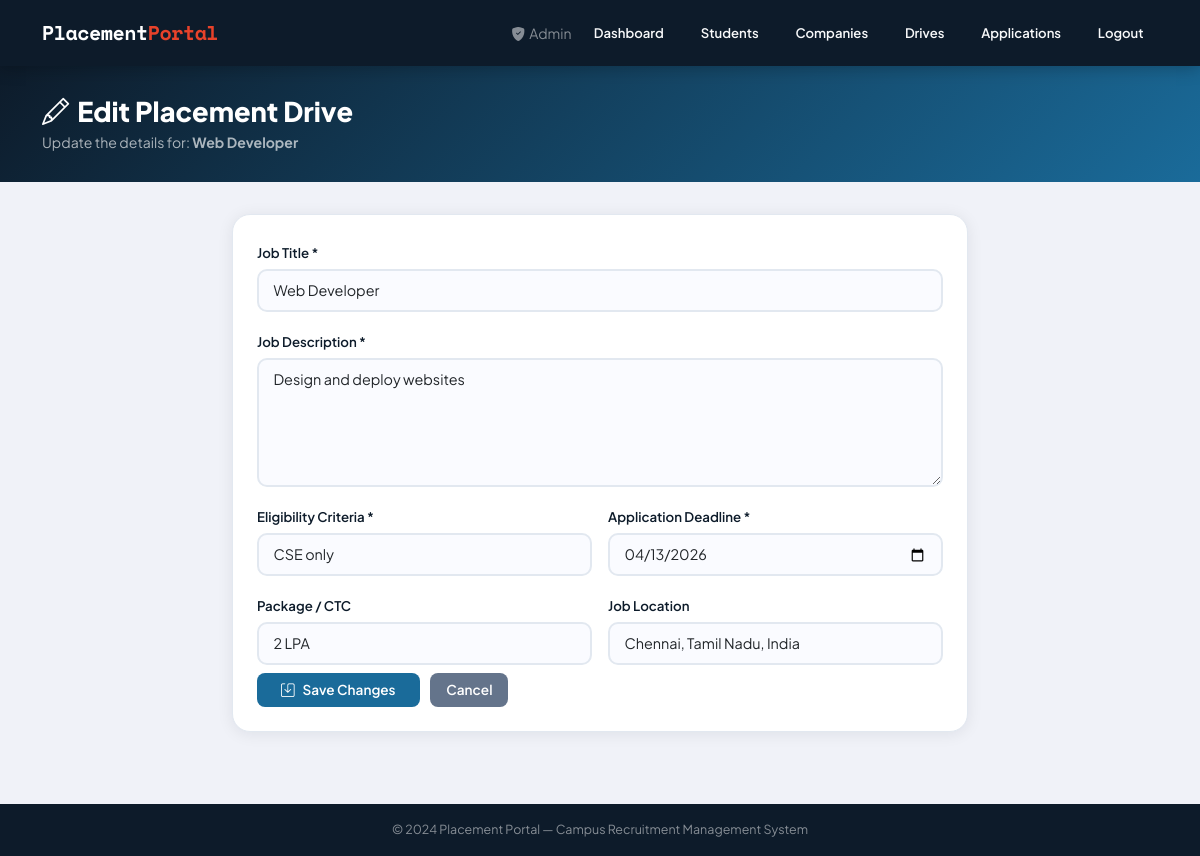
The app's page /company/edit_drive/1 (signed in) with its own data.
### models.py (models this page shows)
class Drive(db.Model):
    id = db.Column(db.Integer, primary_key=True)
    company_id = db.Column(db.Integer, db.ForeignKey('company.id'))
    job_title = db.Column(db.String(100))
    description = db.Column(db.String(1000))
    eligibility = db.Column(db.String(200))
    deadline = db.Column(db.String(50))
    package = db.Column(db.String(50), nullable=True)
    location = db.Column(db.String(100), nullable=True)
    approved = db.Column(db.Boolean, default=False)
    closed = db.Column(db.Boolean, default=False)
    created_at = db.Column(db.DateTime, default=datetime.utcnow)
    company = db.relationship('Company', backref='drives')

### company.py (the view, shortened to what this page needs)
@company_bp.route("/edit_drive/<int:drive_id>", methods=["GET", "POST"])
def edit_drive(drive_id):
    if company_required():
        return redirect("/")
    drive = Drive.query.get_or_404(drive_id)
    if drive.company_id != session["company"]:
        return redirect("/company/dashboard")
    return render_template("company/edit_drive.html", drive=drive)

### company.py (called while the page is built)
def company_required():
    return "company" not in session

### templates/company/edit_drive.html (shortened to what this page needs)
{% extends "base.html" %}
{% block content %}
<div class="page-header">
  <div class="container">
    <h1><i class="bi bi-pencil me-2"></i>Edit Placement Drive</h1>
    <p>Update the details for: <strong>{{ drive.job_title }}</strong></p>
  </div>
</div>
<div class="container pb-4">
  <div class="row justify-content-center">
    <div class="col-lg-8">
      <div class="card p-4">
        <form method="POST" action="/company/edit_drive/{{ drive.id }}">
          <div class="row g-3">
            <div class="col-12">
              <label class="form-label">Job Title *</label>
              <input type="text" name="job_title" class="form-control" required value="{{ drive.job_title }}">
            </div>
            <div class="col-12">
              <label class="form-label">Job Description *</label>
              <textarea name="description" class="form-control" rows="5" required>{{ drive.description }}</textarea>
            </div>
            <div class="col-md-6">
              <label class="form-label">Eligibility Criteria *</label>
              <input type="text" name="eligibility" class="form-control" required value="{{ drive.eligibility }}">
            </div>
            <div class="col-md-6">
              <label class="form-label">Application Deadline *</label>
              <input type="date" name="deadline" class="form-control" required value="{{ drive.deadline }}">
            </div>
            <div class="col-md-6">
              <label class="form-label">Package / CTC</label>
              <input type="text" name="package" class="form-control" value="{{ drive.package or '' }}">
            </div>
            <div class="col-md-6">
              <label class="form-label">Job Location</label>
              <input type="text" name="location" class="form-control" value="{{ drive.location or '' }}">
            </div>
            <div class="col-12 mt-2">
              <button type="submit" class="btn btn-primary px-4">
                <i class="bi bi-save me-2"></i>Save Changes
              </button>
              <a href="/company/dashboard" class="btn btn-secondary ms-2">Cancel</a>
            </div>
          </div>
        </form>
      </div>
    </div>
  </div>
</div>
{% endblock %}

### static/css/style.css (style rules this page uses)
:root { --primary: #0d1b2a; --secondary: #1b2838; --accent: #1a6b9a; --highlight: #e8422a; --success: #1db954; --warning: #f5a623; --danger: #c0392b; --info: #2980b9; --light-bg: #f0f2f8; --card-bg: #ffffff; --text-main: #0d1b2a; --text-muted: #64748b; --border: #e2e8f0; --shadow: 0 2px 16px rgba(13,27,42,0.08); --shadow-lg: 0 8px 32px rgba(13,27,42,0.15); --radius: 12px; --radius-lg: 18px; }
*, *::before, *::after { box-sizing: border-box; margin: 0; padding: 0; }
body { font-family: 'Plus Jakarta Sans', sans-serif; background: var(--light-bg); color: var(--text-main); min-height: 100vh; line-height: 1.6; }
.page-header { background: linear-gradient(135deg, var(--primary) 0%, var(--accent) 100%); color: #fff; padding: 1.8rem 0; margin-bottom: 2rem; }
.page-header h1 { font-size: 1.7rem; font-weight: 800; margin-bottom: 0.2rem; }
.page-header p { opacity: 0.65; font-size: 0.88rem; margin: 0; }
.card { border: 1px solid var(--border); border-radius: var(--radius-lg); box-shadow: var(--shadow); background: var(--card-bg); transition: box-shadow 0.2s; }
.btn { border-radius:8px; font-weight:600; font-size:0.85rem; padding:0.42rem 1rem; transition:all 0.18s; border:none; }
.btn-primary { background:var(--accent); color:#fff; }
.btn-secondary { background:#64748b; color:#fff; }
.form-control, .form-select { border: 2px solid var(--border); border-radius:10px; padding:0.55rem 0.9rem; font-size:0.9rem; transition:border-color 0.2s, box-shadow 0.2s; background:#fafbff; font-family:inherit; }
.form-label { font-weight:600; font-size:0.83rem; color:var(--text-main); margin-bottom:0.35rem; }

### records on screen
Drive: job_title "Web Developer", description "Design and deploy websites", eligibility "CSE only", deadline "04/13/2026", package "2 LPA", location "Chennai, Tamil Nadu, India"
